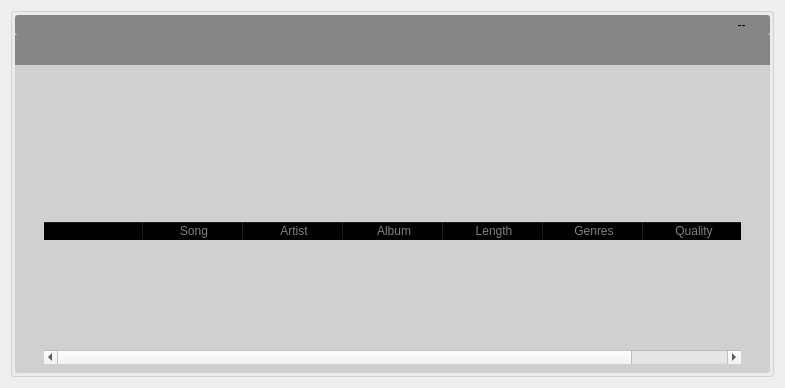
<?xml version="1.0" encoding="UTF-8"?>
<ui version="4.0">
 <class>SWidget</class>
 <widget class="QWidget" name="SWidget">
  <property name="geometry">
   <rect>
    <x>0</x>
    <y>0</y>
    <width>785</width>
    <height>388</height>
   </rect>
  </property>
  <property name="windowTitle">
   <string>Form</string>
  </property>
  <layout class="QVBoxLayout" name="verticalLayout">
   <item>
    <widget class="QWidget" name="wWrapper" native="true">
     <property name="styleSheet">
      <string notr="true">#wWrapper {
	background-color:rgba(230, 230, 230, 100);
	border: 0.5px solid rgba(198, 198, 198, 180);
	border-radius: 3px;

}</string>
     </property>
     <layout class="QVBoxLayout" name="verticalLayout_2">
      <property name="spacing">
       <number>1</number>
      </property>
      <property name="margin">
       <number>4</number>
      </property>
      <item>
       <widget class="QWidget" name="wContainer" native="true">
        <property name="styleSheet">
         <string notr="true">#wContainer {
	background-color:rgba(188, 188, 188, 150);
	border-radius: 3px;
}

/*rgba(237, 241, 230, 100);*/</string>
        </property>
        <layout class="QVBoxLayout" name="verticalLayout_3">
         <property name="spacing">
          <number>0</number>
         </property>
         <property name="margin">
          <number>0</number>
         </property>
         <item>
          <widget class="QWidget" name="wToolBar" native="true">
           <property name="sizePolicy">
            <sizepolicy hsizetype="Expanding" vsizetype="Fixed">
             <horstretch>0</horstretch>
             <verstretch>0</verstretch>
            </sizepolicy>
           </property>
           <property name="styleSheet">
            <string notr="true">#wToolBar {
	background-color: rgba(103, 103, 103, 180);
	border-radius: 3px;
}</string>
           </property>
           <layout class="QHBoxLayout" name="horizontalLayout">
            <property name="spacing">
             <number>1</number>
            </property>
            <property name="margin">
             <number>0</number>
            </property>
            <item>
             <widget class="QWidget" name="wMenu" native="true">
              <property name="styleSheet">
               <string notr="true">#wMenu {
	background-color: transparent;
	border-radius: 3px;
}</string>
              </property>
             </widget>
            </item>
            <item>
             <spacer name="horizontalSpacer">
              <property name="orientation">
               <enum>Qt::Horizontal</enum>
              </property>
              <property name="sizeHint" stdset="0">
               <size>
                <width>40</width>
                <height>20</height>
               </size>
              </property>
             </spacer>
            </item>
            <item>
             <widget class="QWidget" name="wWindowControl" native="true">
              <property name="sizePolicy">
               <sizepolicy hsizetype="Preferred" vsizetype="Expanding">
                <horstretch>0</horstretch>
                <verstretch>0</verstretch>
               </sizepolicy>
              </property>
              <property name="styleSheet">
               <string notr="true">QPushButton {	
	border: 0px solid black;
	border-radius: 3;
	background-color: transparent;
	text-align: center;
}

#btClose{ image: url(:icons/icons/close.png);}
#btClose::hover{ image: url(:icons/icons/close_on.png);}</string>
              </property>
              <layout class="QHBoxLayout" name="horizontalLayout_2">
               <property name="spacing">
                <number>1</number>
               </property>
               <property name="leftMargin">
                <number>0</number>
               </property>
               <property name="topMargin">
                <number>0</number>
               </property>
               <property name="rightMargin">
                <number>5</number>
               </property>
               <property name="bottomMargin">
                <number>0</number>
               </property>
               <item>
                <widget class="QPushButton" name="btMinimize">
                 <property name="sizePolicy">
                  <sizepolicy hsizetype="Fixed" vsizetype="Expanding">
                   <horstretch>0</horstretch>
                   <verstretch>0</verstretch>
                  </sizepolicy>
                 </property>
                 <property name="minimumSize">
                  <size>
                   <width>15</width>
                   <height>0</height>
                  </size>
                 </property>
                 <property name="maximumSize">
                  <size>
                   <width>15</width>
                   <height>16777215</height>
                  </size>
                 </property>
                 <property name="text">
                  <string>--</string>
                 </property>
                </widget>
               </item>
               <item>
                <widget class="QPushButton" name="btClose">
                 <property name="sizePolicy">
                  <sizepolicy hsizetype="Fixed" vsizetype="Expanding">
                   <horstretch>0</horstretch>
                   <verstretch>0</verstretch>
                  </sizepolicy>
                 </property>
                 <property name="minimumSize">
                  <size>
                   <width>15</width>
                   <height>0</height>
                  </size>
                 </property>
                 <property name="maximumSize">
                  <size>
                   <width>15</width>
                   <height>16777215</height>
                  </size>
                 </property>
                 <property name="text">
                  <string/>
                 </property>
                </widget>
               </item>
              </layout>
             </widget>
            </item>
           </layout>
           <zorder>wWindowControl</zorder>
           <zorder>horizontalSpacer</zorder>
           <zorder>wMenu</zorder>
          </widget>
         </item>
         <item>
          <widget class="QWidget" name="wBody" native="true">
           <property name="sizePolicy">
            <sizepolicy hsizetype="Expanding" vsizetype="Expanding">
             <horstretch>0</horstretch>
             <verstretch>0</verstretch>
            </sizepolicy>
           </property>
           <layout class="QVBoxLayout" name="verticalLayout_4">
            <property name="spacing">
             <number>0</number>
            </property>
            <property name="margin">
             <number>0</number>
            </property>
            <item>
             <widget class="QWidget" name="wTop" native="true">
              <property name="sizePolicy">
               <sizepolicy hsizetype="Expanding" vsizetype="Fixed">
                <horstretch>0</horstretch>
                <verstretch>0</verstretch>
               </sizepolicy>
              </property>
              <property name="minimumSize">
               <size>
                <width>0</width>
                <height>30</height>
               </size>
              </property>
              <property name="maximumSize">
               <size>
                <width>16777215</width>
                <height>30</height>
               </size>
              </property>
              <property name="styleSheet">
               <string notr="true">#wTop {
	background-color: rgba(103, 103, 103, 180);
}</string>
              </property>
              <layout class="QHBoxLayout" name="horizontalLayout_3">
               <property name="topMargin">
                <number>2</number>
               </property>
               <property name="bottomMargin">
                <number>2</number>
               </property>
               <item>
                <spacer name="horizontalSpacer_2">
                 <property name="orientation">
                  <enum>Qt::Horizontal</enum>
                 </property>
                 <property name="sizeHint" stdset="0">
                  <size>
                   <width>40</width>
                   <height>20</height>
                  </size>
                 </property>
                </spacer>
               </item>
               <item>
                <widget class="QWidget" name="widget" native="true">
                 <property name="sizePolicy">
                  <sizepolicy hsizetype="Preferred" vsizetype="Expanding">
                   <horstretch>0</horstretch>
                   <verstretch>0</verstretch>
                  </sizepolicy>
                 </property>
                 <property name="styleSheet">
                  <string notr="true">QPushButton {

	background-color: transparent;
	border: 0px;
}

#btArtistView{ image: url(:/icons/icons/artist_2.png)}
#btArtistView::hover{ image: url(:/icons/icons/artist_on.png)}

#btSongView{ image: url(:/icons/icons/song.png);}
#btSongView::hover{ image: url(:/icons/icons/song_on.png);}

#btGenreView{ image:url(:/icons/icons/genre.png);}
#btGenreView::hover{ image:url(:/icons/icons/genre_on.png);}</string>
                 </property>
                 <layout class="QHBoxLayout" name="horizontalLayout_4">
                  <property name="spacing">
                   <number>0</number>
                  </property>
                  <property name="margin">
                   <number>0</number>
                  </property>
                  <item>
                   <widget class="QPushButton" name="btArtistView">
                    <property name="sizePolicy">
                     <sizepolicy hsizetype="Minimum" vsizetype="Expanding">
                      <horstretch>0</horstretch>
                      <verstretch>0</verstretch>
                     </sizepolicy>
                    </property>
                    <property name="minimumSize">
                     <size>
                      <width>50</width>
                      <height>25</height>
                     </size>
                    </property>
                    <property name="maximumSize">
                     <size>
                      <width>50</width>
                      <height>25</height>
                     </size>
                    </property>
                    <property name="text">
                     <string/>
                    </property>
                    <property name="iconSize">
                     <size>
                      <width>15</width>
                      <height>15</height>
                     </size>
                    </property>
                   </widget>
                  </item>
                  <item>
                   <widget class="QPushButton" name="btGenreView">
                    <property name="sizePolicy">
                     <sizepolicy hsizetype="Minimum" vsizetype="Expanding">
                      <horstretch>0</horstretch>
                      <verstretch>0</verstretch>
                     </sizepolicy>
                    </property>
                    <property name="minimumSize">
                     <size>
                      <width>50</width>
                      <height>25</height>
                     </size>
                    </property>
                    <property name="maximumSize">
                     <size>
                      <width>50</width>
                      <height>25</height>
                     </size>
                    </property>
                    <property name="text">
                     <string/>
                    </property>
                    <property name="iconSize">
                     <size>
                      <width>15</width>
                      <height>15</height>
                     </size>
                    </property>
                   </widget>
                  </item>
                  <item>
                   <widget class="QPushButton" name="btSongView">
                    <property name="sizePolicy">
                     <sizepolicy hsizetype="Minimum" vsizetype="Expanding">
                      <horstretch>0</horstretch>
                      <verstretch>0</verstretch>
                     </sizepolicy>
                    </property>
                    <property name="minimumSize">
                     <size>
                      <width>50</width>
                      <height>25</height>
                     </size>
                    </property>
                    <property name="maximumSize">
                     <size>
                      <width>50</width>
                      <height>25</height>
                     </size>
                    </property>
                    <property name="text">
                     <string/>
                    </property>
                    <property name="iconSize">
                     <size>
                      <width>15</width>
                      <height>15</height>
                     </size>
                    </property>
                   </widget>
                  </item>
                 </layout>
                </widget>
               </item>
               <item>
                <spacer name="horizontalSpacer_3">
                 <property name="orientation">
                  <enum>Qt::Horizontal</enum>
                 </property>
                 <property name="sizeHint" stdset="0">
                  <size>
                   <width>40</width>
                   <height>20</height>
                  </size>
                 </property>
                </spacer>
               </item>
              </layout>
             </widget>
            </item>
            <item>
             <widget class="QWidget" name="wCenter" native="true">
              <property name="sizePolicy">
               <sizepolicy hsizetype="Expanding" vsizetype="Expanding">
                <horstretch>0</horstretch>
                <verstretch>0</verstretch>
               </sizepolicy>
              </property>
              <layout class="QVBoxLayout" name="verticalLayout_5">
               <property name="topMargin">
                <number>10</number>
               </property>
               <item>
                <widget class="QListWidget" name="listWidget">
                 <property name="styleSheet">
                  <string notr="true">#listWidget{
	border: 0px solid grey;
    background-color: transparent;	 
    show-decoration-selected: 0;
	padding-left: 20px;
   	padding-right: 20px;
}

#listWidget::item:selected {
	 border: none;
 	 background-color:rgba(240, 240, 240, 100);
     color: black;     
 }</string>
                 </property>
                 <property name="frameShape">
                  <enum>QFrame::NoFrame</enum>
                 </property>
                 <property name="editTriggers">
                  <set>QAbstractItemView::NoEditTriggers</set>
                 </property>
                 <property name="showDropIndicator" stdset="0">
                  <bool>false</bool>
                 </property>
                 <property name="iconSize">
                  <size>
                   <width>50</width>
                   <height>50</height>
                  </size>
                 </property>
                 <property name="flow">
                  <enum>QListView::LeftToRight</enum>
                 </property>
                 <property name="isWrapping" stdset="0">
                  <bool>true</bool>
                 </property>
                 <property name="resizeMode">
                  <enum>QListView::Adjust</enum>
                 </property>
                 <property name="spacing">
                  <number>5</number>
                 </property>
                 <property name="viewMode">
                  <enum>QListView::IconMode</enum>
                 </property>
                 <property name="wordWrap">
                  <bool>true</bool>
                 </property>
                </widget>
               </item>
               <item>
                <widget class="QTableWidget" name="tableWidget">
                 <property name="styleSheet">
                  <string notr="true">#tableWidget{
background-color: transparent;
margin-left: 20px;
margin-right: 20px;

}
QHeaderView{
	background-color: rgb(220, 220, 220);/*rgb(132, 132, 132);*/
border: 0px;
border-top-left-radius: 4px;
border-top-right-radius: 4px;
}
QHeaderView::section {
     background-color: transparent;
	 color: gray;
 }
</string>
                 </property>
                 <property name="frameShape">
                  <enum>QFrame::NoFrame</enum>
                 </property>
                 <property name="editTriggers">
                  <set>QAbstractItemView::NoEditTriggers</set>
                 </property>
                 <property name="showDropIndicator" stdset="0">
                  <bool>false</bool>
                 </property>
                 <property name="dragDropOverwriteMode">
                  <bool>false</bool>
                 </property>
                 <property name="textElideMode">
                  <enum>Qt::ElideNone</enum>
                 </property>
                 <property name="showGrid">
                  <bool>false</bool>
                 </property>
                 <property name="sortingEnabled">
                  <bool>true</bool>
                 </property>
                 <property name="wordWrap">
                  <bool>false</bool>
                 </property>
                 <property name="cornerButtonEnabled">
                  <bool>true</bool>
                 </property>
                 <attribute name="horizontalHeaderHighlightSections">
                  <bool>true</bool>
                 </attribute>
                 <attribute name="horizontalHeaderShowSortIndicator" stdset="0">
                  <bool>true</bool>
                 </attribute>
                 <attribute name="verticalHeaderVisible">
                  <bool>false</bool>
                 </attribute>
                 <attribute name="verticalHeaderHighlightSections">
                  <bool>false</bool>
                 </attribute>
                 <column>
                  <property name="text">
                   <string/>
                  </property>
                 </column>
                 <column>
                  <property name="text">
                   <string>Song</string>
                  </property>
                  <property name="textAlignment">
                   <set>AlignHCenter|AlignVCenter|AlignCenter</set>
                  </property>
                 </column>
                 <column>
                  <property name="text">
                   <string>Artist</string>
                  </property>
                  <property name="textAlignment">
                   <set>AlignHCenter|AlignVCenter|AlignCenter</set>
                  </property>
                 </column>
                 <column>
                  <property name="text">
                   <string>Album</string>
                  </property>
                  <property name="textAlignment">
                   <set>AlignHCenter|AlignVCenter|AlignCenter</set>
                  </property>
                 </column>
                 <column>
                  <property name="text">
                   <string>Length</string>
                  </property>
                  <property name="textAlignment">
                   <set>AlignHCenter|AlignVCenter|AlignCenter</set>
                  </property>
                 </column>
                 <column>
                  <property name="text">
                   <string>Genres</string>
                  </property>
                  <property name="textAlignment">
                   <set>AlignHCenter|AlignVCenter|AlignCenter</set>
                  </property>
                 </column>
                 <column>
                  <property name="text">
                   <string>Quality</string>
                  </property>
                  <property name="textAlignment">
                   <set>AlignHCenter|AlignVCenter|AlignCenter</set>
                  </property>
                 </column>
                </widget>
               </item>
              </layout>
             </widget>
            </item>
           </layout>
          </widget>
         </item>
        </layout>
       </widget>
      </item>
     </layout>
    </widget>
   </item>
  </layout>
 </widget>
 <resources/>
 <connections/>
</ui>
